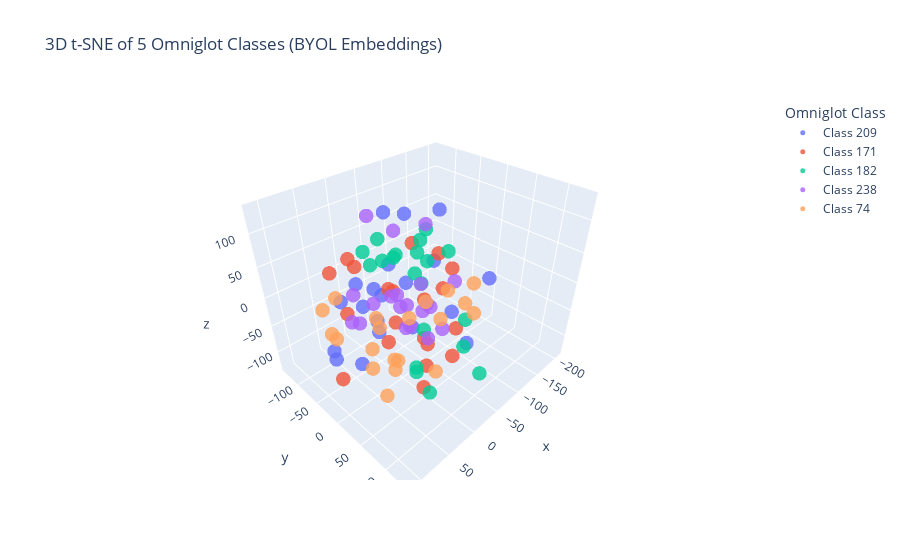

Write notebook code for a chart like this one.
### Code cell
import plotly.express as px
import pandas as pd

# Create a dataframe for easier plotting
df = pd.DataFrame({
    'x': X_3d[:, 0],
    'y': X_3d[:, 1],
    'z': X_3d[:, 2],
    'class': y
})

# Filter only selected class labels (5 classes)
df = df[df['class'].isin(selected_classes)]

# Map original class labels to consistent string labels
label_map = {label: f"Class {label}" for label in selected_classes}
df['class'] = df['class'].map(label_map)

# Create interactive 3D scatter plot
fig = px.scatter_3d(df, x='x', y='y', z='z',
                    color='class',
                    title="3D t-SNE of 5 Omniglot Classes (BYOL Embeddings)",
                    labels={"class": "Omniglot Class"},
                    opacity=0.8)

fig.update_traces(marker=dict(size=5))
fig.show()

### Figure 1 — Plotly figure (JSON) as saved in the notebook; plotly's stock layout.template omitted (floating-point values rounded to 4 significant figures)
{"data": [{"hovertemplate": "Omniglot Class=Class 209<br>x=%{x}<br>y=%{y}<br>z=%{z}<extra></extra>", "legendgroup": "Class 209", "marker": {"color": "#636efa", "opacity": 0.8, "size": 5, "symbol": "circle"}, "mode": "markers", "name": "Class 209", "scene": "scene", "showlegend": true, "type": "scatter3d", "x": [18.63, -13.12, 79.6, -31.31, -2.901, 56.29, -39.44, -27.92, 46.67, -111.6, 13.83, 20.92, 87.88, -48.5, -31.25, 66.87, 46.92, -68.35, -57.87, -109.8], "y": [-30.78, -1.236, -48.53, -62.92, -55.72, -5.996, -18.83, -73.62, -34.89, 62.12, 74.93, -22.48, 28.89, -40.53, 92.94, -73.13, -70.9, 5.499, -89.85, -2.541], "z": [20.99, 130.8, -78.49, 105.5, -60.57, 25.04, -72.29, -34.97, -100.6, 20.91, 109.5, -47.69, 91.64, -5.744, -28.25, -87.3, -6.84, 120.0, -0.1063, -72.6]}, {"hovertemplate": "Omniglot Class=Class 171<br>x=%{x}<br>y=%{y}<br>z=%{z}<extra></extra>", "legendgroup": "Class 171", "marker": {"color": "#EF553B", "opacity": 0.8, "size": 5, "symbol": "circle"}, "mode": "markers", "name": "Class 171", "scene": "scene", "showlegend": true, "type": "scatter3d", "x": [-19.38, 26.76, 21.47, -69.47, -8.465, -52.41, -34.58, 13.44, 106.5, 14.86, 47.53, 57.21, 47.7, -104.3, -82.0, -17.4, 41.46, -207.6, 23.23, 41.51], "y": [31.37, 72.61, 11.9, 30.13, 44.21, 55.77, 66.89, -109.4, 6.299, 59.96, 34.94, -72.77, -41.26, -28.15, -61.84, -122.7, 22.26, -111.6, 69.52, 38.53], "z": [-103.8, 3.926, 40.46, 41.61, -46.64, -37.84, -70.75, -67.89, -57.4, -101.4, 68.1, 44.72, 75.96, 26.06, 38.88, -1.193, -25.38, -129.9, 58.38, 16.81]}, {"hovertemplate": "Omniglot Class=Class 182<br>x=%{x}<br>y=%{y}<br>z=%{z}<extra></extra>", "legendgroup": "Class 182", "marker": {"color": "#00cc96", "opacity": 0.8, "size": 5, "symbol": "circle"}, "mode": "markers", "name": "Class 182", "scene": "scene", "showlegend": true, "type": "scatter3d", "x": [-46.34, -10.93, 4.965, 63.68, 6.219, -185.2, 23.74, -22.69, -35.8, 50.84, -28.06, -11.93, 45.56, -2.494, -8.448, -46.79, -13.08, 7.772, -63.75, 56.68], "y": [-7.847, 132.5, 117.2, 97.45, -65.34, -135.3, -2.715, 5.836, -84.94, 106.6, -42.47, -74.99, 78.35, 38.59, -14.48, 42.3, 20.74, 119.4, -11.85, 102.2], "z": [79.25, -40.7, 45.4, -9.945, 59.06, -3.787, 79.87, 43.88, 54.58, -47.57, 45.03, 25.49, -29.06, 53.88, 69.93, 82.71, 86.12, 7.616, 37.22, 52.45]}, {"hovertemplate": "Omniglot Class=Class 238<br>x=%{x}<br>y=%{y}<br>z=%{z}<extra></extra>", "legendgroup": "Class 238", "marker": {"color": "#ab63fa", "opacity": 0.8, "size": 5, "symbol": "circle"}, "mode": "markers", "name": "Class 238", "scene": "scene", "showlegend": true, "type": "scatter3d", "x": [-95.24, -89.44, -83.74, -62.23, -56.42, -52.9, -17.53, 6.449, 1.249, 46.6, 35.86, 1.095, -11.93, -66.0, -70.08, -28.99, -56.81, -78.4, 20.51, 13.33], "y": [13.39, -47.42, -45.04, -7.903, -5.204, -47.85, -0.241, -50.03, -16.14, -30.38, -64.86, -57.54, 36.52, 18.36, -86.81, -32.64, -49.12, -19.21, 16.51, -88.12], "z": [0.2896, -84.56, -27.11, -102.0, -29.63, -98.91, -46.02, -20.01, 7.67, -21.57, -45.87, 113.3, 131.0, -69.2, -62.55, -35.4, -56.15, -54.8, 127.1, -20.99]}, {"hovertemplate": "Omniglot Class=Class 74<br>x=%{x}<br>y=%{y}<br>z=%{z}<extra></extra>", "legendgroup": "Class 74", "marker": {"color": "#FFA15A", "opacity": 0.8, "size": 5, "symbol": "circle"}, "mode": "markers", "name": "Class 74", "scene": "scene", "showlegend": true, "type": "scatter3d", "x": [11.34, -37.15, -64.9, -13.36, 75.64, -25.67, 50.66, 90.29, 62.37, 75.7, -37.79, 110.6, 21.31, 92.75, 7.146, 87.24, -30.05, 92.11, -0.3719, -37.17], "y": [78.66, 52.2, 59.52, 62.39, 49.7, -88.67, 44.09, -12.27, 11.77, 32.44, 92.66, 2.839, 15.9, -18.1, 25.6, 70.17, 18.97, -43.24, -17.59, 96.51], "z": [-59.93, 32.59, 1.052, 4.722, 35.25, -86.78, -53.52, 52.66, -66.03, -9.008, 62.9, 18.41, -76.5, -13.54, -3.148, -53.1, 0.3909, 18.74, -112.4, 19.9]}], "layout": {"legend": {"title": {"text": "Omniglot Class"}, "tracegroupgap": 0}, "scene": {"domain": {"x": [0, 1], "y": [0, 1]}, "xaxis": {"title": {"text": "x"}}, "yaxis": {"title": {"text": "y"}}, "zaxis": {"title": {"text": "z"}}}, "title": {"text": "3D t-SNE of 5 Omniglot Classes (BYOL Embeddings)"}}}
